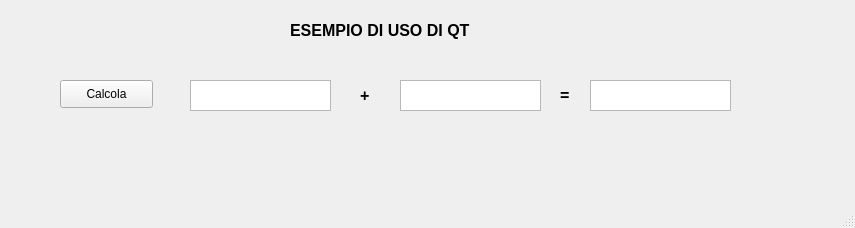
<?xml version="1.0" encoding="UTF-8"?>
<ui version="4.0">
 <class>MainWindow</class>
 <widget class="QMainWindow" name="MainWindow">
  <property name="geometry">
   <rect>
    <x>0</x>
    <y>0</y>
    <width>855</width>
    <height>228</height>
   </rect>
  </property>
  <property name="windowTitle">
   <string>MainWindow</string>
  </property>
  <widget class="QWidget" name="centralwidget">
   <widget class="QPushButton" name="pushButton">
    <property name="geometry">
     <rect>
      <x>60</x>
      <y>80</y>
      <width>93</width>
      <height>28</height>
     </rect>
    </property>
    <property name="text">
     <string>Calcola</string>
    </property>
   </widget>
   <widget class="QTextEdit" name="num1">
    <property name="geometry">
     <rect>
      <x>190</x>
      <y>80</y>
      <width>141</width>
      <height>31</height>
     </rect>
    </property>
    <property name="font">
     <font>
      <pointsize>12</pointsize>
     </font>
    </property>
   </widget>
   <widget class="QLabel" name="label">
    <property name="geometry">
     <rect>
      <x>360</x>
      <y>80</y>
      <width>31</width>
      <height>31</height>
     </rect>
    </property>
    <property name="font">
     <font>
      <pointsize>12</pointsize>
      <weight>75</weight>
      <bold>true</bold>
     </font>
    </property>
    <property name="text">
     <string>+</string>
    </property>
    <property name="textFormat">
     <enum>Qt::RichText</enum>
    </property>
   </widget>
   <widget class="QTextEdit" name="num2">
    <property name="geometry">
     <rect>
      <x>400</x>
      <y>80</y>
      <width>141</width>
      <height>31</height>
     </rect>
    </property>
    <property name="font">
     <font>
      <pointsize>12</pointsize>
     </font>
    </property>
   </widget>
   <widget class="QLabel" name="label_2">
    <property name="geometry">
     <rect>
      <x>560</x>
      <y>80</y>
      <width>31</width>
      <height>31</height>
     </rect>
    </property>
    <property name="font">
     <font>
      <pointsize>12</pointsize>
      <weight>75</weight>
      <bold>true</bold>
     </font>
    </property>
    <property name="text">
     <string>=</string>
    </property>
    <property name="textFormat">
     <enum>Qt::RichText</enum>
    </property>
   </widget>
   <widget class="QTextEdit" name="sum">
    <property name="geometry">
     <rect>
      <x>590</x>
      <y>80</y>
      <width>141</width>
      <height>31</height>
     </rect>
    </property>
    <property name="font">
     <font>
      <pointsize>12</pointsize>
      <weight>75</weight>
      <bold>true</bold>
     </font>
    </property>
   </widget>
   <widget class="QLabel" name="label_3">
    <property name="geometry">
     <rect>
      <x>290</x>
      <y>10</y>
      <width>211</width>
      <height>41</height>
     </rect>
    </property>
    <property name="font">
     <font>
      <pointsize>12</pointsize>
      <weight>75</weight>
      <bold>true</bold>
     </font>
    </property>
    <property name="text">
     <string>ESEMPIO DI USO DI QT</string>
    </property>
   </widget>
  </widget>
  <widget class="QMenuBar" name="menubar">
   <property name="geometry">
    <rect>
     <x>0</x>
     <y>0</y>
     <width>855</width>
     <height>26</height>
    </rect>
   </property>
  </widget>
  <widget class="QStatusBar" name="statusbar"/>
 </widget>
 <resources/>
 <connections/>
</ui>
